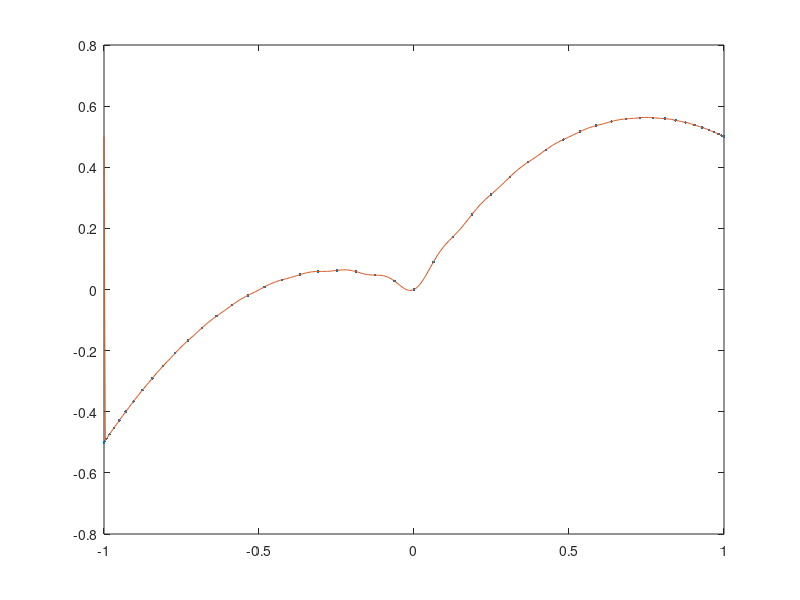

Write the MATLAB code that produced this figure.
%An illustration of the Interpolation without the matrix, as seen within
%the Barycentric Interpolation paper by Lloyd N. Trefethen.
n = 50;
fun = inline('abs(x) + .5*x- x.^2');
x = cos(pi*(0:n)'/n);
f = fun(x);
c = [1/2; ones(n-1,1); 1/2].*(-1).^((0:n)');
xx = linspace(-1,1,500)';
numer = zeros(size(xx));
denom = zeros(size(xx));
exact = zeros(size(xx));
for j = 1:n+1
    xdiff = xx-x(j);
    temp = c(j)./xdiff;
    numer = numer + temp*f(j);
    denom = denom + temp;
    exact(xdiff==0) = 1;
end
ff = numer./denom;
jj = find(exact);
ff(jj) = f(exact(jj));
plot(x,f,'.',xx,ff,'-')

